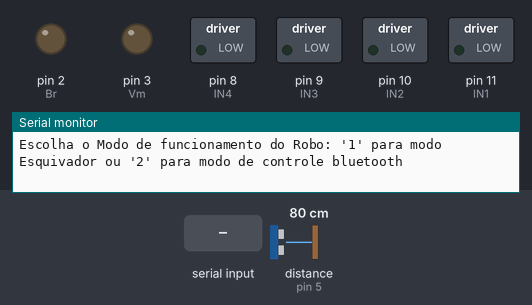
Simulated run of this sketch. Board: Arduino Uno, built with avr-gcc and run on an emulated ATmega328P. Parts: switched loads named in the sketch (green lamp = pin HIGH), output pins drawn as LEDs (lit = HIGH), the last lines printed to the serial monitor. Dashed ring = blinking. Inputs (shaded band) come from the test bench; at power-on: distance to the obstacle (sensor on pin 5) 80 cm. The echo pulse lasts 58.3 µs per cm.

Above: at 1.2 s.
1.3 s: "200\n" received over Serial
At 1.45 s:
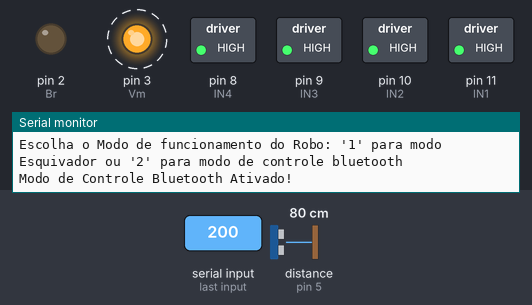
4.3 s: "90,45\n" received over Serial
At 4.75 s:
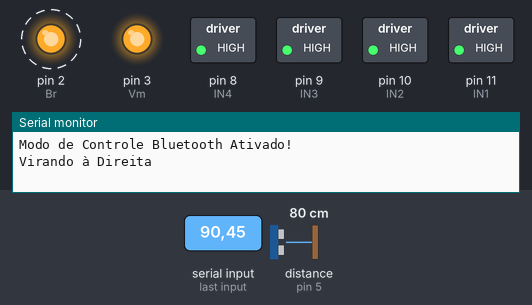
7.3 s: "30,150\n" received over Serial
At 9.2 s:
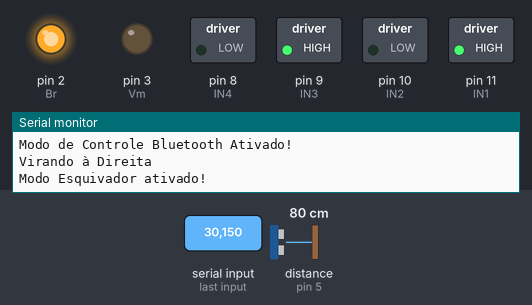
10.3 s: distance to the obstacle (sensor on pin 5) set to 21 cm
11.8 s: distance to the obstacle (sensor on pin 5) set to 18 cm
At 13.8 s:
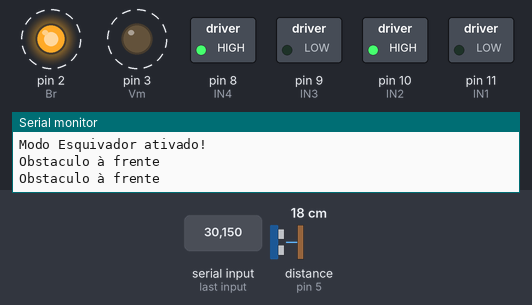
14.8 s: distance to the obstacle (sensor on pin 5) set to 35 cm
At 15.9 s:
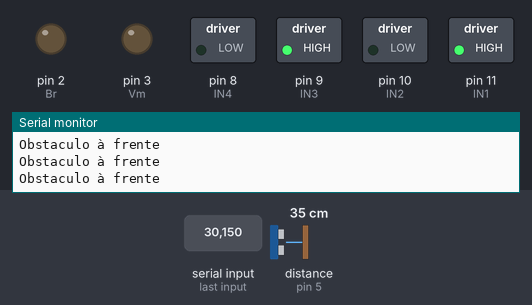
Timing chart, 0 to 17.8 s (numbered marks = the images above; inputs shaded):
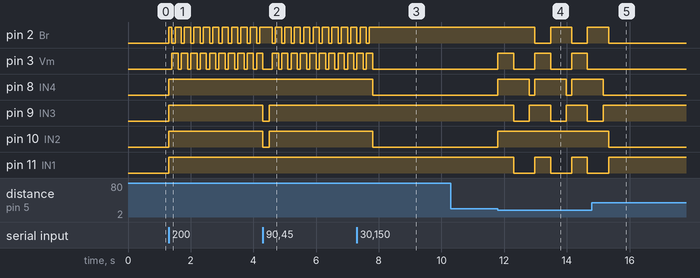

The sketch:

Rob_Bluetooth.ino
```cpp
#include<Ultrasonic.h>       //importando biblioteca do Sensor ultrasssônico
#define pino_trigger 4        // Definindo pino do trigger em 4 e do echo em 5
#define pino_echo 5
int escolha=0,opcao,n1=1,n2=1,n3=1,n4=1, bl=1;
int IN1=11,IN2=10,IN3=9,IN4=8,Br=2,Vm=3;  // declarando variáveis inteiras
float cm;                                 // declarando variável de distância em cm

Ultrasonic ultrasonic(pino_trigger,pino_echo); // definindo os pinos do objeto ultrasonic

void esquivador(){

  long microsec=ultrasonic.timing();        // declarando a variável microsec, sendo o tempo que o sensor ultrassônico leva para emitir um sinal e receber ele por completo
  cm = ultrasonic.convert(microsec,Ultrasonic::CM);  // realiza o cálculo da distância em cm com base no tempo em microsegundos
  if (cm<20){                 //Se a distância detectada for menor que 20 cm faz o seguinte
    Serial.println("Obstaculo à frente");
    digitalWrite(IN1,HIGH);     //IN1 e IN2 em HIGH Trava o motor A (freio)
    digitalWrite(IN2,HIGH);
    digitalWrite(IN3,HIGH);     //IN3 e IN4 em HIGH Trava o motor B (freio)
    digitalWrite(IN4,HIGH);
    digitalWrite(Vm,HIGH);      // Liga o Led vermelho
    delay(500);                // continua no mesmo estado por 500 milissegundos

    digitalWrite(Vm,LOW);       // Desliga o Led vermelho
    digitalWrite(IN1,LOW);      // IN1 em LOW e IN2 em HIGH motor A sentido inverso (Ré)
    digitalWrite(IN2,HIGH);
    digitalWrite(IN3,LOW);      // IN3 em LOW e IN4 em HIGH motor B sentido inverso (Ré)
    digitalWrite(IN4,HIGH);
    digitalWrite(Br,HIGH);      // Acende o Led branco
    delay(500);                 // continua no mesmo estado por 500 milissegundos

    digitalWrite(IN1,LOW);      // IN1 em LOW e IN2 em HIGH motor A sentido inverso
    digitalWrite(IN2,HIGH);
    digitalWrite(IN3,HIGH);     // IN3 em LOW e IN4 em HIGH motor B sentido direto (motores girando em sentidos opostos alterando a direção do robô)
    digitalWrite(IN4,LOW);
    delay(175);

    digitalWrite(Br,LOW);      // Desliga o Led Branco
  }else{
    digitalWrite(IN1,HIGH);   // IN1 em HIGH e IN2 em LOW motor A sentido direto (Robô em frente)
    digitalWrite(IN2,LOW);
    digitalWrite(IN3,HIGH);   // IN3 em HIGH e IN4 em LOW motor A sentido direto (Robô em frente)
    digitalWrite(IN4,LOW);
  }
}

void controleB(){
  bl = 0;
  opcao=Serial.read()-'0';
  switch(opcao){
    case 5: // Aciona o Freio.
        digitalWrite(Br,LOW);      // Apaga o Led branco
        digitalWrite(IN1,HIGH);     //IN1 e IN2 em HIGH Trava o motor A (freio)
        digitalWrite(IN2,HIGH);
        digitalWrite(IN3,HIGH);     //IN3 e IN4 em HIGH Trava o motor B (freio)
        digitalWrite(IN4,HIGH);
        digitalWrite(Vm,HIGH);      // Liga o Led vermelho
    break;
    case 6:
      n1++;
      if(n1%2==0){               //  vai para frente até que aperte o botão para cima novamente
        Serial.println("Em frente");
        digitalWrite(Vm,LOW);       // Desliga o Led vermelho
        digitalWrite(IN1,HIGH);   // IN1 em HIGH e IN2 em LOW motor A sentido direto (Robô em frente)
        digitalWrite(IN2,LOW);
        digitalWrite(IN3,HIGH);   // IN3 em HIGH e IN4 em LOW motor A sentido direto (Robô em frente)
        digitalWrite(IN4,LOW);
      }else{
        Serial.println("Em Espera");
        digitalWrite(IN1,HIGH);     //IN1 e IN2 em HIGH Trava o motor A (freio)
        digitalWrite(IN2,HIGH);
        digitalWrite(IN3,HIGH);     //IN3 e IN4 em HIGH Trava o motor B (freio)
        digitalWrite(IN4,HIGH);
        digitalWrite(Vm,HIGH);      // Liga o Led vermelho
      }
    break;

    case 7:
      n2++;
      if(n2%2==0){               //  vai para trás até que aperte o botão para baixo novamente
        Serial.println("Para Tras");
        digitalWrite(Vm,LOW);       // Desliga o Led vermelho
        digitalWrite(IN1,LOW);      // IN1 em LOW e IN2 em HIGH motor A sentido inverso (Ré)
        digitalWrite(IN2,HIGH);
        digitalWrite(IN3,LOW);      // IN3 em LOW e IN4 em HIGH motor B sentido inverso (Ré)
        digitalWrite(IN4,HIGH);
        digitalWrite(Br,HIGH);      // Acende o Led branco
      }else{
        Serial.println("Em Espera");
        digitalWrite(Br,LOW);      // Apaga o Led branco
        digitalWrite(IN1,HIGH);     //IN1 e IN2 em HIGH Trava o motor A (freio)
        digitalWrite(IN2,HIGH);
        digitalWrite(IN3,HIGH);     //IN3 e IN4 em HIGH Trava o motor B (freio)
        digitalWrite(IN4,HIGH);
        digitalWrite(Vm,HIGH);      // Liga o Led vermelho
      }
    break;
    case 8://  vira 90° para a esquerda
        Serial.println("Virando à Esquerda");
        digitalWrite(Vm,LOW);       // Desliga o Led vermelho
        digitalWrite(IN1,LOW);      // IN1 em LOW e IN2 em HIGH motor A sentido inverso (Ré)
        digitalWrite(IN2,HIGH);
        digitalWrite(IN3,HIGH);      // IN3 em HIGH e IN4 em LOW motor B sentido Direto
        digitalWrite(IN4,LOW);
        delay(200);
        digitalWrite(Br,LOW);      // Apaga o Led branco
        digitalWrite(IN1,HIGH);     //IN1 e IN2 em HIGH Trava o motor A (freio)
        digitalWrite(IN2,HIGH);
        digitalWrite(IN3,HIGH);     //IN3 e IN4 em HIGH Trava o motor B (freio)
        digitalWrite(IN4,HIGH);
        digitalWrite(Vm,HIGH);      // Liga o Led vermelho
    break;
    case 9://  vira 90° para a direita
        Serial.println("Virando à Direita");
        digitalWrite(Vm,LOW);       // Desliga o Led vermelho
        digitalWrite(IN1,HIGH);      // IN1 em HIGH e IN2 em LOW motor A sentido Direto
        digitalWrite(IN2,LOW);
        digitalWrite(IN3,LOW);      // IN3 em LOWe IN4 em HIGH motor B sentido inverso (Ré)
        digitalWrite(IN4,HIGH);
        delay(200);
        digitalWrite(Br,LOW);      // Apaga o Led branco
        digitalWrite(IN1,HIGH);     //IN1 e IN2 em HIGH Trava o motor A (freio)
        digitalWrite(IN2,HIGH);
        digitalWrite(IN3,HIGH);     //IN3 e IN4 em HIGH Trava o motor B (freio)
        digitalWrite(IN4,HIGH);
        digitalWrite(Vm,HIGH);      // Liga o Led vermelho
    break;
  }
}

void setup() {
  Serial.begin(9600);
  pinMode(IN1,OUTPUT);                     // Definindo modo das portas como saídas
  pinMode(IN2,OUTPUT);
  pinMode(IN3,OUTPUT);
  pinMode(IN4,OUTPUT);
  pinMode(Br,OUTPUT);
  pinMode(Vm,OUTPUT);
  Serial.println("Escolha o Modo de funcionamento do Robo: '1' para modo Esquivador ou '2' para modo de controle bluetooth ");

}

void loop () {

  int opc=Serial.read()-'0';
  if(opc==1){
    escolha=1;
    Serial.println("Modo Esquivador ativado! ");
  }
  else if(opc==2){
    Serial.println("Modo de Controle Bluetooth Ativado!");
    escolha=2;
  }
  if(escolha==1){                // Modo esquivador
    bl=1;
    esquivador();
  }else if(escolha==2){
    if(bl==1){
      digitalWrite(IN1,HIGH);     //IN1 e IN2 em HIGH Trava o motor A (freio)
      digitalWrite(IN2,HIGH);
      digitalWrite(IN3,HIGH);     //IN3 e IN4 em HIGH Trava o motor B (freio)
      digitalWrite(IN4,HIGH);
    }
    digitalWrite(Vm,LOW);       // Desliga o Led vermelho
    digitalWrite(Br,HIGH);      // Liga o Led Branco
    delay(100);
    digitalWrite(Vm,HIGH);      // Liga o Led Vermelho
    digitalWrite(Br,LOW);       // Desliga o Led Branco
    delay(100);
    digitalWrite(Vm,HIGH);      // Liga o Led Vermelho
    digitalWrite(Br,HIGH);      // Liga o Led Branco
    delay(100);
    digitalWrite(Vm,LOW);       // Desliga o Led vermelho
    digitalWrite(Vm,LOW);       // Desliga o Led Branco
    controleB();
  }
}
```

Measured:
- the behaviour switches between 20 and 19 cm on distance to the obstacle (sensor on pin 5) (found by bisection; images 3 and 4)
- after the input at 1.3 s, pin 2 (Br): LOW → HIGH at once, then repeats every 0.30 s: LOW 0.10 s, HIGH 0.20 s; pin 3 (Vm): alternates HIGH for 0.20 s and LOW for 0.10 s, starting after 0.10 s; pin 8 (IN4), pin 9 (IN3), pin 10 (IN2), pin 11 (IN1): LOW → HIGH at once
- after the input at 4.3 s, pin 9 (IN3), pin 10 (IN2): HIGH → LOW at once, → HIGH 0.20 s later
- after the input at 7.3 s, pin 2 (Br): goes on until 7.7 s, then stays HIGH; pin 3 (Vm): goes on until 7.8 s, then stays LOW; pin 8 (IN4), pin 10 (IN2): HIGH → LOW after 0.51 s
- after the input at 10.3 s, every drawn part: stays the same
- after the input at 11.8 s, pin 2 (Br): alternates HIGH for 0.68 s and LOW for 0.50 s, starting after 1.2 s; pin 3 (Vm): alternates HIGH for 0.50 s and LOW for 0.68 s, starting at once
- after the input at 14.8 s, pin 2 (Br): goes on until 15.3 s, then stays LOW; pin 3 (Vm): stops changing and stays LOW; pin 8 (IN4): goes on until 15.2 s, then stays LOW; pin 9 (IN3): goes on until 15.2 s, then stays HIGH; pin 10 (IN2): HIGH → LOW after 0.53 s
